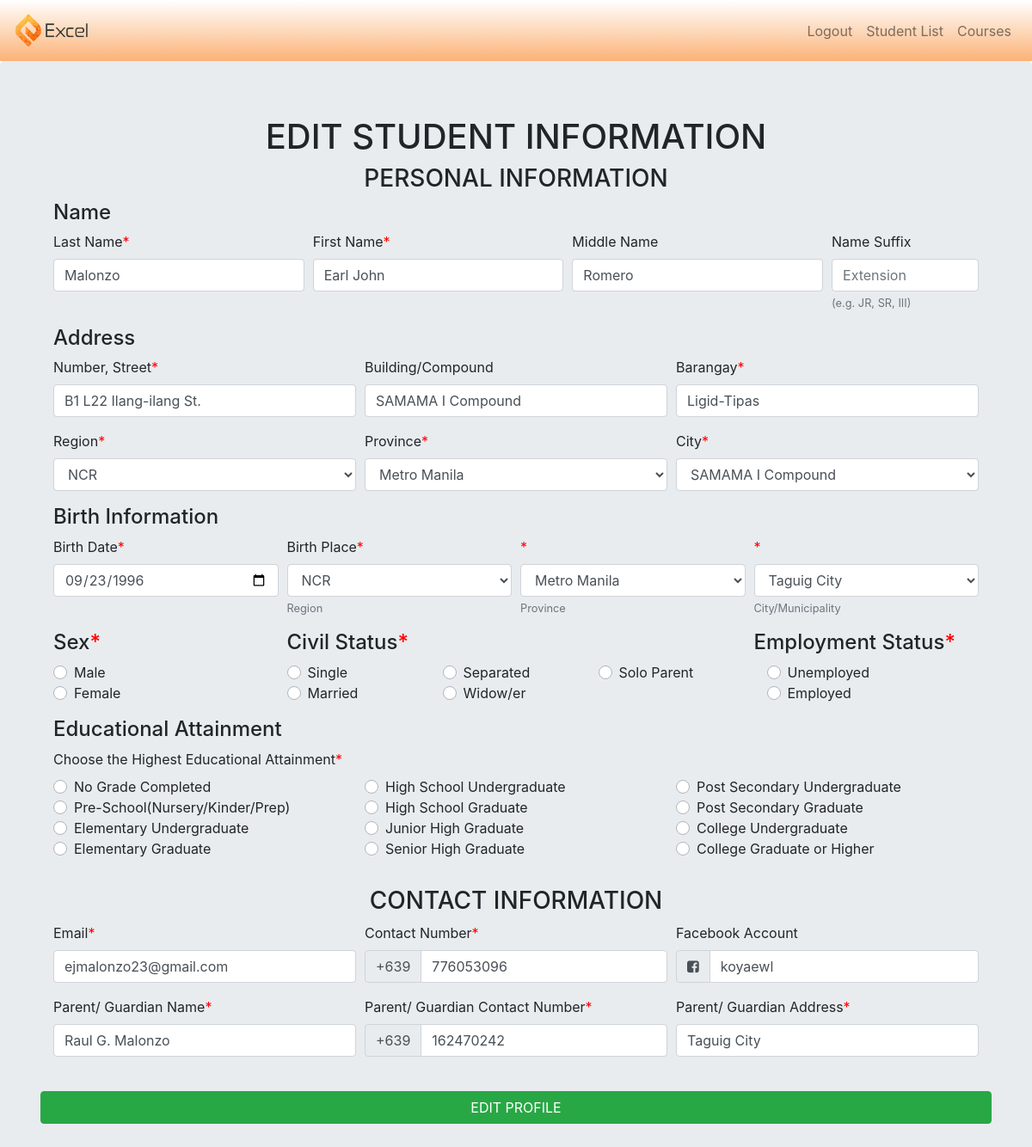
The page /enrollment/editstudent.php?id=1 on the database its author committed.
### tables this page shows
CREATE TABLE `studentinfo` (
  `id` int(11) NOT NULL,
  `lastname` varchar(255) DEFAULT NULL,
  `firstname` varchar(255) DEFAULT NULL,
  `middlename` varchar(255) DEFAULT NULL,
  `extensionname` varchar(255) DEFAULT NULL,
  `birthday` date DEFAULT NULL,
  `bregi` varchar(255) DEFAULT NULL,
  `bprovi` varchar(255) DEFAULT NULL,
  `bcity` varchar(255) DEFAULT NULL,
  `sex` varchar(255) DEFAULT NULL,
  `civilstatus` varchar(255) DEFAULT NULL,
  `employmentstatus` varchar(255) DEFAULT NULL,
  `educattain` varchar(255) DEFAULT NULL,
  `addressnumstreet` varchar(255) DEFAULT NULL,
  `addressbldgcomp` varchar(255) DEFAULT NULL,
  `addressbrgy` varchar(255) DEFAULT NULL,
  `addressregion` varchar(255) DEFAULT NULL,
  `addressprovince` varchar(255) DEFAULT NULL,
  `addresscity` varchar(255) DEFAULT NULL,
  `emailadd` varchar(255) DEFAULT NULL,
  `contactnum` varchar(255) DEFAULT NULL,
  `fbuser` varchar(255) DEFAULT NULL,
  `parentname` varchar(255) DEFAULT NULL,
  `parentcontact` varchar(255) DEFAULT NULL,
  `parentadd` varchar(255) DEFAULT NULL,
  `datecreated` datetime NOT NULL DEFAULT current_timestamp()
);

### enrollment/editstudent.php (the view, shortened to what this page needs)
<?php require '../config/db.php'?>
<?php
$id = mysqli_real_escape_string($conn, $_GET['id']);
$query = 'SELECT * FROM studentinfo WHERE id = '.$id;
$result = mysqli_query($conn, $query);
$user = mysqli_fetch_assoc($result);
?>
<!DOCTYPE html>
<html>
<head>
	<?php require '../include/scriptsandlinks.php'?>
	<link rel="stylesheet" type="text/css" href="enrollment.css">
</head>
<body>
	<?php include '../include/staffheader.php' ?>
<div class="jumbotron">
	<h1 id="titles">EDIT STUDENT INFORMATION</h1>
<form method="POST">
	<div class="container">
		<h3 id=titles>PERSONAL INFORMATION</h3>
		<div class="container">
			<h4>Name</h4>
	  	<div class="form-row">
	    <div class="form-group col-md">
	    	<label>Last Name<span class="error">* </span></label>
	    	<input type="text" name="lname" class="form-control" placeholder="Last Name" value="<?php echo $user['lastname']; ?>" required>
	    </div>
	    <div class="form-group col-md">
	    	<label>First Name<span class="error">* </span></label>
	    	<input type="text" name="fname" class="form-control" placeholder="First Name" value="<?php echo $user['firstname']; ?>" required>
	    </div>
	    <div class="form-group col-md">
	    	<label>Middle Name</label>
	    	<input type="text" name="mname" class="form-control" placeholder="Middle Name" value="<?php echo $user['middlename']; ?>" >
	    </div>
	    <div class="form-group col-md-2">
	    	<label>Name Suffix</label>
	    	<input type="text" name="extname" class="form-control" placeholder="Extension" aria-describedby="psexa"  value="<?php echo $user['extensionname']; ?>" >
	    	<small id="psexa" class="form-text text-muted">(e.g. JR, SR, III)</small>
	    </div>
		</div>
		</div>
	  	<div class="container">
	  		<h4>Address</h4>
	  	<div class="form-row">
	    <div class="form-group col-md">
	    	<label>Number, Street<span class="error">* </span></label>
	    	<input type="text" name="numstrt" class="form-control" placeholder="Number, Street"  value="<?php echo $user['addressnumstreet']; ?>" required>
	    </div>
	    <div class="form-group col-md">
	    	<label>Building/Compound</label>
	    	<input type="text" name="bldgcmpd" class="form-control" placeholder="Building/Compound" value="<?php echo $user['addressbldgcomp']; ?>" >
	    </div>
	    <div class="form-group col-md">
	    	<label>Barangay<span class="error">* </span></label>
	    	<input type="text" name="brgy" class="form-control" placeholder="Barangay" value="<?php echo $user['addressbrgy']; ?>" required>
	    </div>
	    </div>
	    <div class="form-row">
	    <div class="form-group col-md">
	    	<label>Region<span class="error">* </span></label>
	    	<select id="regi" class="form-control" name="rgn" required>
	        <option value="<?php echo $user['addressregion']; ?>" selected><?php echo $user['addressregion']; ?></option>
	    	</select>
	    </div>
	    <div class="form-group col-md">
	    	<label>Province<span class="error">* </span></label>
	    	<select id="provi" class="form-control" name="prvnc" required>
	        <option value="<?php echo $user['addressprovince']; ?>" selected><?php echo $user['addressprovince']; ?></option>
	      </select>
	    </div>
	    <div class="form-group col-md">
	    	<label>City<span class="error">* </span></label>
	    	<select id="city" class="form-control" name="cty" required>
	        <option value="<?php echo $user['addressbldgcomp']; ?>" selected><?php echo $user['addressbldgcomp']; ?></option>
	      </select>
	    </div>
		</div>
		</div>
		<div class="container">
			<h4>Birth Information</h4>
	  	<div class="form-row">
	    <div class="form-group col-md">
	    	<label>Birth Date<span class="error">* </span></label>
	    	<input type="date" name="bday" class="form-control" placeholder="Date of Birth" value="<?php echo $user['birthday']; ?>"  required>
	    </div>
	    <div class="form-group col-md">
	    	<label>Birth Place<span class="error">* </span></label>
	    	<select class="form-control" aria-describedby="brthr" name="bregi" required>
	        <option value="<?php echo $user['bregi']; ?>" selected><?php echo $user['bregi']; ?></option>
	    	</select>
	    	<small id="brthr" class="form-text text-muted">Region</small>
	    </div>
	    <div class="form-group col-md">
	    	<label><span class="error">* </span></label>
	    	<select class="form-control" aria-describedby="brthp" name="bprovi" required>
	        <option value="<?php echo $user['bprovi']; ?>" selected><?php echo $user['bprovi']; ?></option>
	    	</select>
	    	<small id="brthp" class="form-text text-muted">Province</small>
	    </div>
	    <div class="form-group col-md">
	    	<label><span class="error">* </span></label>
	    	<select class="form-control" aria-describedby="brthc" name="bcity" required>
	        <option value="<?php echo $user['bcity']; ?>" selected><?php echo $user['bcity']; ?></option>
	    	</select>
	    	<small id="brthc" class="form-text text-muted">City/Municipality</small>
		</div>
		</div>
		</div>
	  	<div class="container">
	  	<div class="form-row">
	  	<div class="col-md-3">
	    <div class="form-group">
	    	<h4>Sex<span class="error">* </span></h4>
	    	<div class="custom-control custom-radio">
		    	<label class="custom-control-label" for="sexm">Male</label>
		    </div>
		    <div class="custom-control custom-radio">
		    	<label class="custom-control-label" for="sexf">Female</label>
		    </div>
	    </div>
	    </div>
	    <div class="col-md-6">
	    	<h4>Civil Status<span class="error">* </span></h4>
	    <div class="form-row">
	    	<div class="col-md">
		    	<div class="custom-control custom-radio">
		    	<label class="custom-control-label" for="cvlrad1">Single</label>
		    	</div>
		    	<div class="custom-control custom-radio">
		    	<label class="custom-control-label" for="cvlrad2">Married</label>
		    	</div>
	    	</div>
	    	<div class="col-md">
	    		<div class="custom-control custom-radio">
		    	<label class="custom-control-label" for="cvlrad4">Separated</label>
		    	</div>
		    	<div class="custom-control custom-radio">
		    	<label class="custom-control-label" for="cvlrad3">Widow/er</label>
		    	</div>
	    	</div>
	    	<div class="col-md">
	    		<div class="custom-control custom-radio">
		    	<label class="custom-control-label" for="cvlrad5">Solo Parent</label>
		    	</div>
	    	</div>
	    </div>
	    </div>
	    <div class="col-md-3">
	  		<h4>Employment Status<span class="error">* </span></h4>
	    <div class="form-group col-md">
	    	<div class="custom-control custom-radio">
	    	<label class="custom-control-label" for="esrad1">Unemployed</label>
	    	</div>
	    	<div class="custom-control custom-radio">
	    	<label class="custom-control-label" for="esrad2">Employed</label>
	    	</div>
	    </div>
	    </div>
		</div>
	</div>
		<div class="container">
			<h4>Educational Attainment</h4>
	  	<div class="form-group">
	  	<label>Choose the Highest Educational Attainment<span class="error">* </span></label>
	    <div class="form-row">
	      <div class="form-group col-md">
	        <div class="custom-control custom-radio">
	          <label class="custom-control-label" for="edurad1">
	            No Grade Completed
	          </label>
	        </div>
	        <div class="custom-control custom-radio">
	          <label class="custom-control-label" for="edurad2">
	            Pre-School(Nursery/Kinder/Prep)
	          </label>
	        </div>
	        <div class="custom-control custom-radio">
	          <label class="custom-control-label" for="edurad3">
	            Elementary Undergraduate
	          </label>
	        </div>
	        <div class="custom-control custom-radio">
	          <label class="custom-control-label" for="edurad4">
	            Elementary Graduate
	          </label>
	        </div>
	    	</div>
	        <div class="form-group col-md">
	        <div class="custom-control custom-radio">
	          <label class="custom-control-label" for="edurad5">
	            High School Undergraduate
	          </label>
	        </div>
	        <div class="custom-control custom-radio">
	          <label class="custom-control-label" for="edurad6">
	            High School Graduate
	          </label>
	        </div>
	        <div class="custom-control custom-radio">
	          <label class="custom-control-label" for="edurad11">
	            Junior High Graduate
	          </label>
	        </div>
	        <div class="custom-control custom-radio">
	          <label class="custom-control-label" for="edurad12">
	            Senior High Graduate
	          </label>
	        </div>
	    	</div>
	    	<div class="form-group col-md">
	        <div class="custom-control custom-radio">
	          <label class="custom-control-label" for="edurad7">
	            Post Secondary Undergraduate
	          </label>
	        </div>
	        <div class="custom-control custom-radio">
	          <label class="custom-control-label" for="edurad8">
	            Post Secondary Graduate
	          </label>
	        </div>
	        <div class="custom-control custom-radio">
	          <label class="custom-control-label" for="edurad9">
	            College Undergraduate
	          </label>
	        </div>
	        <div class="custom-control custom-radio">
	          <label class="custom-control-label" for="edurad10">
	            College Graduate or Higher
	          </label>
	        </div>
	        </div>
	      </div>
	    </div>
	  	</div>
		</div>
	<div class="container">
		<h3 id=titles>CONTACT INFORMATION</h3>
		<div class="container">
		<div class="form-row">
		<div class="form-group col-md">
			<label>Email<span class="error">* </span></label>
			<input type="email" name="email" class="form-control" placeholder="sample@sample.com" value="<?php echo $user['emailadd']; ?>" required>
		</div>
		<div class="form-group col-md">
			<label>Contact Number<span class="error">* </span></label>
	      <div class="input-group">
	        <div class="input-group-prepend">
	          <div class="input-group-text">+639</div>
	        </div>
	        <input type="number" name="contnum" class="form-control" placeholder="XX-XXX-XXXX" value="<?php echo $user['contactnum']; ?>" required>
	      </div>
	    </div>
		<div class="form-group col-md">
			<label>Facebook Account</label>
	      <div class="input-group">
	        <div class="input-group-prepend">
	          <div class="input-group-text"><i class="fa fa-facebook-square"></i></div>
	        </div>
	        <input type="text" class="form-control" placeholder="Username" name="fb" value="<?php echo $user['fbuser']; ?>" >
	      </div>
	    </div>
		</div>
		<div class="form-row">
		<div class="form-group col-md">
			<label>Parent/ Guardian Name<span class="error">* </span></label>
	    	<input type="text" name="parname" class="form-control" placeholder="Full Name" value="<?php echo $user['parentname']; ?>"  required>
		</div>
		<div class="form-group col-md">
			<label>Parent/ Guardian Contact Number<span class="error">* </span></label>
	      <div class="input-group">
	        <div class="input-group-prepend">
	          <div class="input-group-text">+639</div>
	        </div>
	        <input type="number" name="parcntc" class="form-control" placeholder="XX-XXX-XXXX" value="<?php echo $user['parentcontact']; ?>" required>
	      </div>
	    </div>
		<div class="form-group col-md">
			<label>Parent/ Guardian Address<span class="error">* </span></label>
	    	<input type="text" name="paradd" class="form-control" placeholder="Address" value="<?php echo $user['parentadd']; ?>"  required>
		</div>
		</div>
		</div>
	</div>
	<br>
	<div class="container">
	<div class="form-group">
		<button type="submit" name="submit" class="btn btn-success btn-block">EDIT PROFILE</button>
	</div>
	</div>
</form>
</div>
</body>
</html>

### enrollment/enrollment.css (style rules this page uses)
.error { color: #FF0000; }
#titles { text-align: center; }

### rows shown on the page
studentinfo: lname "Malonzo", fname "Earl John", mname "Romero", numstrt "B1 L22 Ilang-ilang St.", bldgcmpd "SAMAMA I Compound", brgy "Ligid-Tipas", rgn "NCR", prvnc "Metro Manila", cty "SAMAMA I Compound", bday "09/23/1996", bregi "NCR", bprovi "Metro Manila", bcity "Taguig City", email "ejmalonzo23@gmail.com", contnum "776053096", fb "koyaewl", parname "Raul G. Malonzo", parcntc "162470242", paradd "Taguig City"
